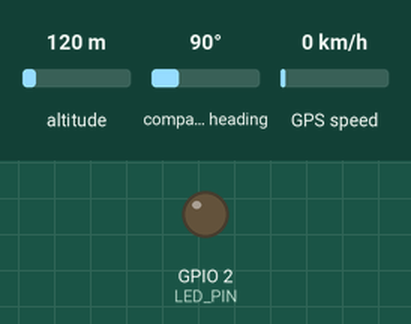
Recording of a sketch running on a simulated ESP32. Shown: output pins drawn as LEDs (lit = HIGH). The test bench sets the inputs (shaded band); at power-on: altitude 120 m, compass heading 90°, GPS speed 0 km/h. WiFi joins after 1.5 s; servers stay silent unless stated; random numbers use the default seed unless the sketch sets one; the GPS gets a fix after 3 s at 37.7749, -122.4194 with 8 satellites; no MQTT or app messages arrive unless stated; what the sketch prints to the serial monitor is not drawn.

Above: at 1.7 s.
At 6.0 s:
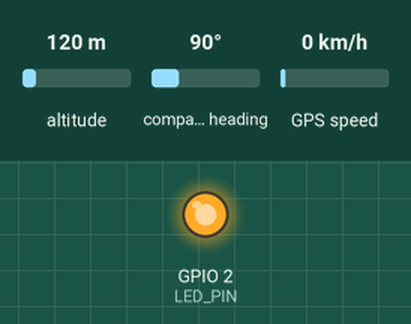
Timing chart, 0 to 14.6 s (numbered marks = the images above):
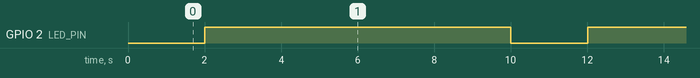

Measured:
- by itself, GPIO 2 (LED_PIN): alternates HIGH for 8.0 s and LOW for 2.0 s

The sketch:

bus_tracker.ino
```cpp
/*
 * AI-Powered IoT Bus Tracking System
 * ESP32 Firmware - GPS Data Collection & MQTT Publishing
 *
 * Hardware:
 *   - ESP32 Dev Module
 *   - NEO-6M GPS Module (TX->GPIO16, RX->GPIO17)
 *
 * Dependencies (Install via Arduino Library Manager):
 *   - TinyGPSPlus by Mikal Hart
 *   - PubSubClient by Nick O'Leary
 *   - WiFiClientSecure (built-in with ESP32 board package)
 *
 * Setup:
 *   1. Install ESP32 board package in Arduino IDE
 *   2. Install the above libraries
 *   3. Update WiFi and HiveMQ credentials below
 *   4. Select board: "ESP32 Dev Module"
 *   5. Upload to ESP32
 */

#include <WiFi.h>
#include <WiFiClientSecure.h>
#include <PubSubClient.h>
#include <TinyGPSPlus.h>
#include <HardwareSerial.h>

// ============================================================
// CONFIGURATION - Update these values with your credentials
// ============================================================

// WiFi Configuration
const char* WIFI_SSID     = "YOUR_WIFI_SSID";
const char* WIFI_PASSWORD  = "YOUR_WIFI_PASSWORD";

// HiveMQ Cloud Configuration
const char* MQTT_BROKER    = "b5ad82f71b0d40d6bcf02b00ce1cd933.s1.eu.hivemq.cloud";
const int   MQTT_PORT      = 8883;  // TLS port
const char* MQTT_USERNAME  = "Bus_track";
const char* MQTT_PASSWORD  = "Bus@12345";

// Bus Configuration
const char* BUS_ID         = "BUS_001";
const char* ROUTE_ID       = "ROUTE_A";
const char* BUS_NAME       = "Colombo - Kandy Express";

// MQTT Topic
// Format: bus/{bus_id}/location
char MQTT_TOPIC[64];

// GPS Module pins (Hardware Serial 2)
#define GPS_RX_PIN 16
#define GPS_TX_PIN 17
#define GPS_BAUD   9600

// Data transmission interval (milliseconds)
#define PUBLISH_INTERVAL 5000  // Send data every 5 seconds

// Status LED
#define LED_PIN 2  // Built-in LED on most ESP32 boards

// ============================================================
// GLOBAL OBJECTS
// ============================================================

TinyGPSPlus gps;
HardwareSerial gpsSerial(2);  // Use UART2
WiFiClientSecure espClient;
PubSubClient mqttClient(espClient);

unsigned long lastPublishTime = 0;
unsigned long lastGPSCheck = 0;
int satelliteCount = 0;
bool gpsFixed = false;

// ============================================================
// HiveMQ Cloud Root CA Certificate
// This is the ISRG Root X1 certificate used by Let's Encrypt
// (HiveMQ Cloud uses Let's Encrypt certificates)
// ============================================================
static const char* root_ca PROGMEM = R"EOF(
-----BEGIN CERTIFICATE-----
MIIFazCCA1OgAwIBAgIRAIIQz7DSQONZRGPgu2OCiwAwDQYJKoZIhvcNAQELBQAw
TzELMAkGA1UEBhMCVVMxKTAnBgNVBAoTIEludGVybmV0IFNlY3VyaXR5IFJlc2Vh
cmNoIEdyb3VwMRUwEwYDVQQDEwxJU1JHIFJvb3QgWDEwHhcNMTUwNjA0MTEwNDM4
WhcNMzUwNjA0MTEwNDM4WjBPMQswCQYDVQQGEwJVUzEpMCcGA1UEChMgSW50ZXJu
ZXQgU2VjdXJpdHkgUmVzZWFyY2ggR3JvdXAxFTATBgNVBAMTDElTUkcgUm9vdCBY
MTCCAiIwDQYJKoZIhvcNAQEBBQADggIPADCCAgoCggIBAK3oJHP0FDfzm54rVygc
h77ct984kIxuPOZXoHj3dcKi/vVqbvYATyjb3miGbESTtrFj/RQSa78f0uoxmyF+
0TM8ukj13Xnfs7j/EvEhmkvBioZxaUpmZmyPfjxwv60pIgbz5MDmgK7iS4+3mX6U
A5/TR5d8mUgjU+g4rk8Kb4Mu0UlXjIB0ttov0DiNewNwIRt18jA8+o+u3dpjq+sW
T8KOEUt+zwvo/7V3LvSye0rgTBIlDHCNAymg4VMk7BPZ7hm/ELNKjD+Jo2FR3qyH
B5T0Y3HsLuJvW5iB4YlcNHlsdu87kGJ55tukmi8mxdAQ4Q7e2RCOFvu396j3x+UC
B5iPNgiV5+I3lg02dZ77DnKxHZu8A/lJBdiB3QW0KtZB6awBdpUKD9jf1b0SHzUv
KBds0pjBqAlkd25HN7rOrFleaJ1/ctaJxQZBKT5ZPt0m9STJEadao0xAH0ahmbWn
OlFuhjuefXKnEgV4We0+UXgVCwOPjdAvBbI+e0ocS3MFEvzG6uBQE3xDk3SzynTn
jh8BCNAw1FtxNrQHusEwMFxIt4I7mKZ9YIqioymCzLq9gwQbooMDQaHWBfEbwrbw
qHyGO0aoSCqI3Haadr8faqU9GY/rOPNk3sgrDQoo//fb4hVC1CLQJ13hef4Y53CI
rU7m2Ys6xt0nUW7/vGT1M0NPAgMBAAGjQjBAMA4GA1UdDwEB/wQEAwIBBjAPBgNV
HRMBAf8EBTADAQH/MB0GA1UdDgQWBBR5tFnme7bl5AFzgAiIyBpY9umbbjANBgkq
hkiG9w0BAQsFAAOCAgEAVR9YqbyyqFDQDLHYGmkgJykIrGF1XIpu+ILlaS/V9lZL
ubhzEFnTIZd+50xx+7LSYK05qAvqFyFWhfFQDlnrzuBZ6brJFe+GnY+EgPbk6ZGQ
3BebYhtF8GaV0nxvwuo77x/Py9auJ/GpsMiu/X1+mvoiBOv/2X/qkSsisRcOj/KK
NFtY2PwByVS5uCbMiogZiUwYkLFEh9J61TnqRpC9/5D+IW/ES2B0YfkEzMVOBpo8
bbCNdkYhiGNzwDBNvag4LoH0wnKNXn3EY9IYGME8uJFh7reaxaN0XCLeBnAS5iePA
j7pYflSBIyEGLCPj6reaxaN0Lp+4ebkFqsFMUkFABQ14cQofGGJEtRaTliPGP7Mmh
GJRBQCMaG+G3EPVRP4fJSbKG/5P7P4bFge2EoQkALWjE7LU2DUiDq8sedsIwQrqR
ag7mL05k7v0/5bt2ERFCbAcbz2VfN8uO1Rs8pkBVcWz9sCa9vLykqGDz1S8jlS9I
siv+A1M0rvbGl2DITEY6oFJPEcAPUHsLGGqGJ7/IQrFxfSH7x/XKSe26AOdA2rlV
5mGPMe2LDq0q23RmaOqN9m+eFHHkbL1Knlh/FP/sDkERKRIkLVtcXKKz8u0Dwz2x
pLCU7giM47xmB0P7ae0cHJf2fP+qhSqbF2TmJmc2ESIH0Gs3L8kRH6+0
-----END CERTIFICATE-----
)EOF";

// ============================================================
// SETUP
// ============================================================

void setup() {
  // Initialize serial for debugging
  Serial.begin(115200);
  Serial.println("\n====================================");
  Serial.println("  AI Bus Tracking System - ESP32");
  Serial.println("====================================\n");

  // Initialize LED
  pinMode(LED_PIN, OUTPUT);
  digitalWrite(LED_PIN, LOW);

  // Build MQTT topic
  snprintf(MQTT_TOPIC, sizeof(MQTT_TOPIC), "bus/%s/location", BUS_ID);
  Serial.printf("MQTT Topic: %s\n", MQTT_TOPIC);

  // Initialize GPS serial
  gpsSerial.begin(GPS_BAUD, SERIAL_8N1, GPS_RX_PIN, GPS_TX_PIN);
  Serial.println("[GPS] Serial initialized on UART2");

  // Connect to WiFi
  connectWiFi();

  // Configure MQTT
  espClient.setCACert(root_ca);
  mqttClient.setServer(MQTT_BROKER, MQTT_PORT);
  mqttClient.setBufferSize(512);  // Increase buffer for JSON payload

  // Connect to MQTT
  connectMQTT();

  Serial.println("\n[SYSTEM] Setup complete. Starting main loop...\n");
}

// ============================================================
// MAIN LOOP
// ============================================================

void loop() {
  // Maintain MQTT connection
  if (!mqttClient.connected()) {
    connectMQTT();
  }
  mqttClient.loop();

  // Read GPS data
  while (gpsSerial.available() > 0) {
    gps.encode(gpsSerial.read());
  }

  // Check GPS fix status periodically
  if (millis() - lastGPSCheck > 2000) {
    lastGPSCheck = millis();
    satelliteCount = gps.satellites.value();
    gpsFixed = gps.location.isValid() && gps.location.isUpdated();

    // Blink LED based on GPS status
    if (gpsFixed) {
      digitalWrite(LED_PIN, HIGH);  // Solid = GPS fix
    } else {
      digitalWrite(LED_PIN, !digitalRead(LED_PIN));  // Blink = searching
    }
  }

  // Publish location data at defined interval
  if (millis() - lastPublishTime >= PUBLISH_INTERVAL) {
    lastPublishTime = millis();
    publishLocationData();
  }
}

// ============================================================
// WiFi CONNECTION
// ============================================================

void connectWiFi() {
  Serial.printf("[WiFi] Connecting to %s", WIFI_SSID);
  WiFi.mode(WIFI_STA);
  WiFi.begin(WIFI_SSID, WIFI_PASSWORD);

  int attempts = 0;
  while (WiFi.status() != WL_CONNECTED && attempts < 30) {
    delay(500);
    Serial.print(".");
    attempts++;
  }

  if (WiFi.status() == WL_CONNECTED) {
    Serial.printf("\n[WiFi] Connected! IP: %s\n", WiFi.localIP().toString().c_str());
  } else {
    Serial.println("\n[WiFi] Connection FAILED! Restarting...");
    ESP.restart();
  }
}

// ============================================================
// MQTT CONNECTION
// ============================================================

void connectMQTT() {
  int attempts = 0;
  while (!mqttClient.connected() && attempts < 5) {
    Serial.printf("[MQTT] Connecting to %s:%d...\n", MQTT_BROKER, MQTT_PORT);

    String clientId = "ESP32_" + String(BUS_ID) + "_" + String(random(0xffff), HEX);

    if (mqttClient.connect(clientId.c_str(), MQTT_USERNAME, MQTT_PASSWORD)) {
      Serial.println("[MQTT] Connected successfully!");

      // Publish online status
      char statusTopic[64];
      snprintf(statusTopic, sizeof(statusTopic), "bus/%s/status", BUS_ID);
      mqttClient.publish(statusTopic, "{\"status\":\"online\"}", true);

    } else {
      Serial.printf("[MQTT] Failed, rc=%d. Retrying in 5 seconds...\n", mqttClient.state());
      delay(5000);
    }
    attempts++;
  }
}

// ============================================================
// PUBLISH LOCATION DATA
// ============================================================

void publishLocationData() {
  // Build JSON payload
  char payload[384];

  if (gps.location.isValid()) {
    float latitude  = gps.location.lat();
    float longitude = gps.location.lng();
    float speed     = gps.speed.kmph();
    float heading   = gps.course.deg();
    float altitude  = gps.altitude.meters();
    int   sats      = gps.satellites.value();

    // Get timestamp from GPS
    char timestamp[32];
    snprintf(timestamp, sizeof(timestamp), "%04d-%02d-%02dT%02d:%02d:%02dZ",
      gps.date.year(), gps.date.month(), gps.date.day(),
      gps.time.hour(), gps.time.minute(), gps.time.second());

    // Create JSON payload
    snprintf(payload, sizeof(payload),
      "{"
        "\"bus_id\":\"%s\","
        "\"route_id\":\"%s\","
        "\"bus_name\":\"%s\","
        "\"latitude\":%.6f,"
        "\"longitude\":%.6f,"
        "\"speed\":%.1f,"
        "\"heading\":%.1f,"
        "\"altitude\":%.1f,"
        "\"satellites\":%d,"
        "\"timestamp\":\"%s\""
      "}",
      BUS_ID, ROUTE_ID, BUS_NAME,
      latitude, longitude, speed, heading, altitude, sats, timestamp
    );

    Serial.printf("[GPS] Lat: %.6f, Lng: %.6f, Speed: %.1f km/h, Sats: %d\n",
      latitude, longitude, speed, sats);

  } else {
    // GPS not fixed yet - send status with no coordinates
    snprintf(payload, sizeof(payload),
      "{"
        "\"bus_id\":\"%s\","
        "\"route_id\":\"%s\","
        "\"bus_name\":\"%s\","
        "\"latitude\":0,"
        "\"longitude\":0,"
        "\"speed\":0,"
        "\"heading\":0,"
        "\"altitude\":0,"
        "\"satellites\":%d,"
        "\"timestamp\":\"awaiting_fix\","
        "\"gps_status\":\"searching\""
      "}",
      BUS_ID, ROUTE_ID, BUS_NAME, gps.satellites.value()
    );

    Serial.printf("[GPS] Searching for satellites... (found: %d)\n", gps.satellites.value());
  }

  // Publish to MQTT
  if (mqttClient.publish(MQTT_TOPIC, payload)) {
    Serial.println("[MQTT] Data published successfully");
  } else {
    Serial.println("[MQTT] Publish FAILED!");
  }
}
```
